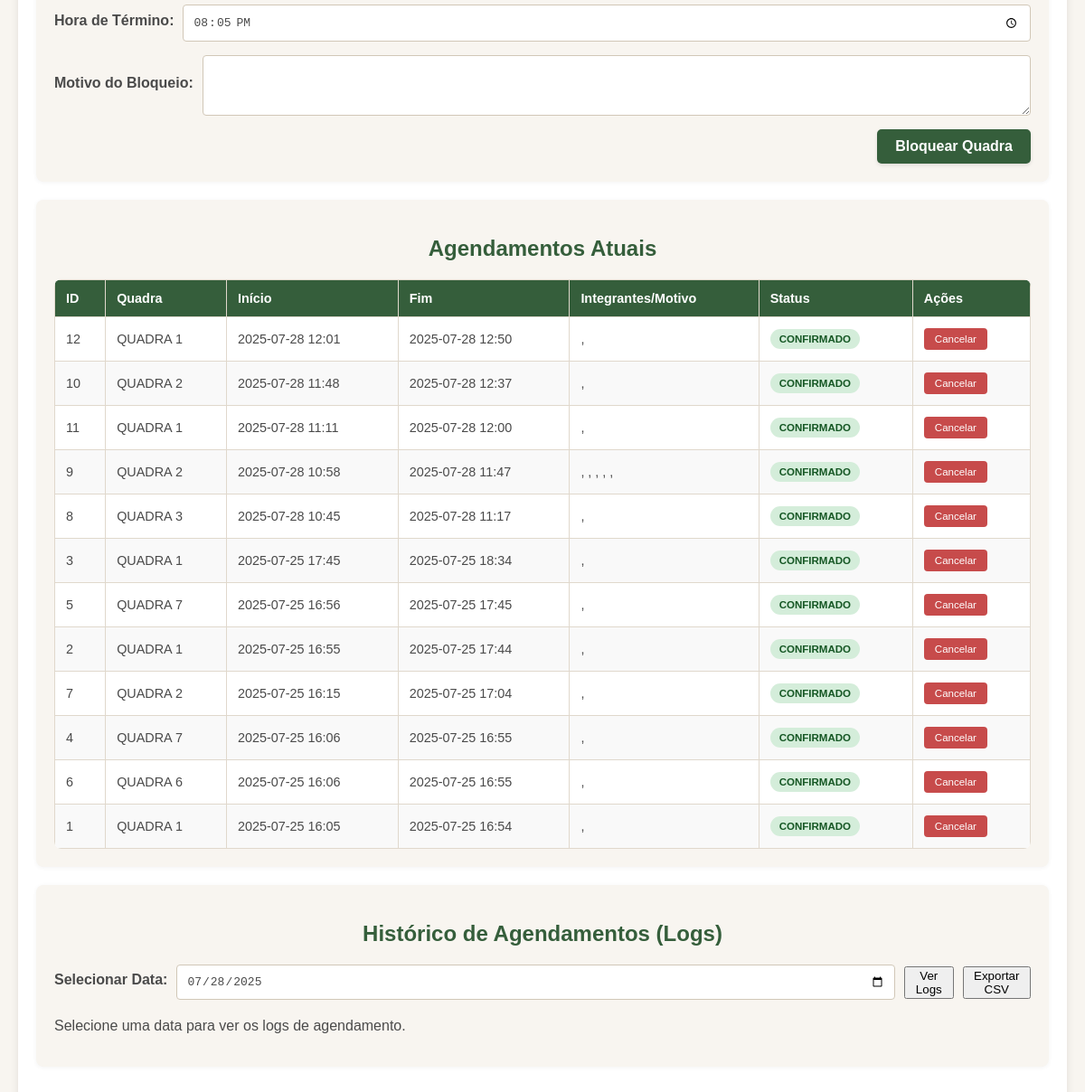
Page /admin (signed in, lower part) on the earlier database version.
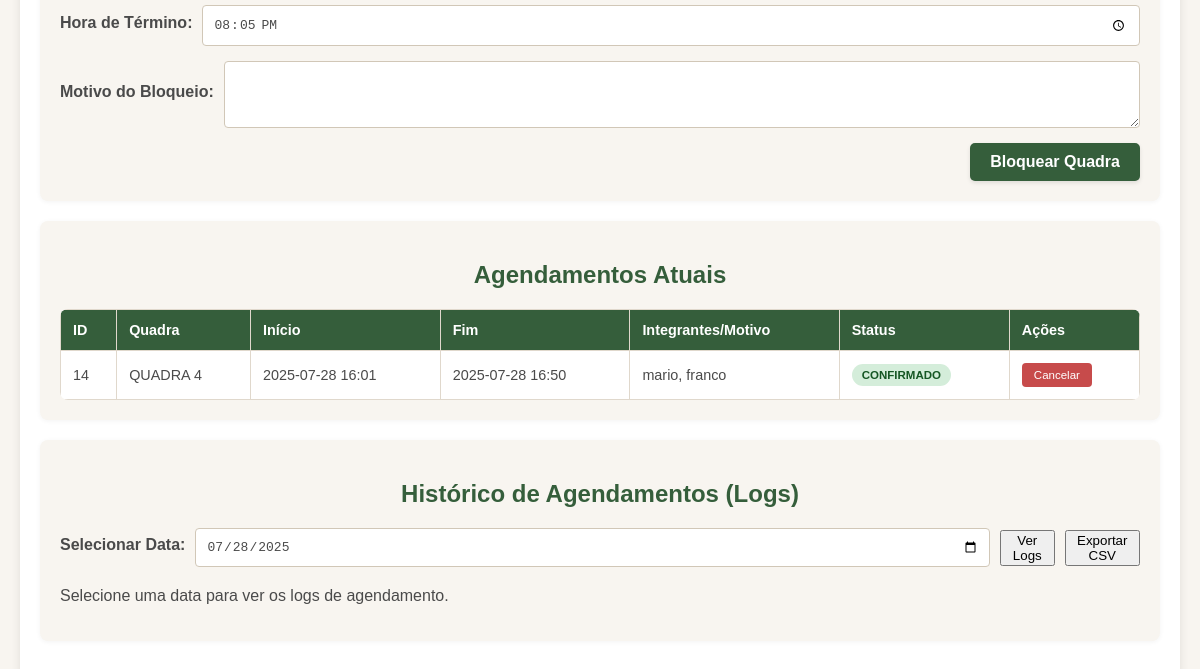
Same page on the later database version.
### tables this page shows
CREATE TABLE bookings (
            id INTEGER PRIMARY KEY AUTOINCREMENT,
            courtId TEXT NOT NULL,
            startTime TEXT NOT NULL,
            endTime TEXT NOT NULL,
            players TEXT NOT NULL, -- Armazenado como JSON string
            status TEXT NOT NULL,
            bookedBy TEXT,
            isBlockBooking INTEGER NOT NULL, -- 0 para False, 1 para True
            blockBookingReason TEXT,
            createdAt TEXT NOT NULL
        );

### app.py (the view, shortened to what this page needs)
@app.route('/admin', methods=['GET', 'POST'])
@login_required
@role_required(['admin', 'semi-admin']) # Semi-admin pode acessar o painel de administração
def admin_panel():
    settings = get_settings_db()
    all_bookings = get_bookings_db()
    all_bookings.sort(key=lambda x: x['startTime'], reverse=True) # Mais recente primeiro
    all_users = get_all_users()
    courts = [f"QUADRA {i + 1}" for i in range(7)]
    current_date = datetime.now().strftime('%Y-%m-%d')
    current_time = datetime.now().strftime('%H:%M')
    one_hour_later = (datetime.now() + timedelta(hours=1)).strftime('%H:%M')
    return render_template('admin.html', settings=settings, bookings=all_bookings, courts=courts,
                           current_date=current_date, current_time=current_time, one_hour_later=one_hour_later, all_users=all_users)

### app.py (called while the page is built)
def get_db():
    if 'db' not in g:
        g.db = sqlite3.connect(DB_FILE, check_same_thread=False)
        g.db.row_factory = sqlite3.Row # Configura o cursor para retornar linhas como objetos Row
    return g.db

def get_user_by_id(user_id):
    conn = get_db()
    cursor = conn.cursor()
    cursor.execute("SELECT id, username, password_hash, role FROM users WHERE id = ?", (user_id,))
    return cursor.fetchone()

def get_all_users():
    conn = get_db()
    cursor = conn.cursor()
    cursor.execute("SELECT id, username, role FROM users ORDER BY username ASC")
    return cursor.fetchall()

def get_settings_db():
    conn = get_db()
    cursor = conn.cursor()
    cursor.execute("SELECT value FROM settings WHERE key = 'bookingDurationMinutes'")
    result = cursor.fetchone()
    return {"bookingDurationMinutes": int(result[0])} if result else {"bookingDurationMinutes": 50}

@app.before_request
def load_logged_in_user():
    user_id = session.get('user_id')
    if user_id is None:
        g.user = None
    else:
        g.user = get_user_by_id(user_id)

### templates/admin.html (shortened to what the changed rows need)
<!DOCTYPE html>
<html lang="pt-BR">
<head>
</head>
<body>
    <div class="container">
        <div class="section-card">
            <h2>Agendamentos Atuais</h2>
            {% if bookings %}
            <table>
                <thead>
                    <tr>
                        <th>ID</th>
                        <th>Quadra</th>
                        <th>Início</th>
                        <th>Fim</th>
                        <th>Integrantes/Motivo</th>
                        <th>Status</th>
                        <th>Ações</th>
                    </tr>
                </thead>
                <tbody>
                    {% for booking in bookings %}
                    <tr>
                        <td>{{ booking.id }}</td>
                        <td>{{ booking.courtId }}</td>
                        <td>{{ booking.startTime.strftime('%Y-%m-%d %H:%M') }}</td>
                        <td>{{ booking.endTime.strftime('%Y-%m-%d %H:%M') }}</td>
                        <td>
                            {% if booking.isBlockBooking %}
                                {{ booking.blockBookingReason }}
                            {% else %}
                                {{ booking.players | map(attribute='name') | join(', ') }}
                            {% endif %}
                        </td>
                        <td>
                            <span class="status-tag
                                {% if booking.isBlockBooking %}status-block-booking
                                {% elif booking.status == 'confirmed' %}status-confirmed
                                {% elif booking.status == 'playing' %}status-playing
                                {% elif booking.status == 'provisional' %}status-alert-yellow
                                {% endif %}">
                                {% if booking.isBlockBooking %}BLOQUEADO
                                {% elif booking.status == 'confirmed' %}CONFIRMADO
                                {% elif booking.status == 'playing' %}EM JOGO
                                {% elif booking.status == 'provisional' %}PROVISÓRIO
                                {% endif %}
                            </span>
                        </td>
                        <td>
                            <form action="{{ url_for('admin_panel') }}" method="post" style="display:inline-block;">
                                <button type="submit" name="cancel_booking" class="action-button-table delete">Cancelar</button>
                            </form>
                        </td>
                    </tr>
                    {% endfor %}
                </tbody>
            </table>
            {% else %}
            <p>Nenhum agendamento encontrado.</p>
            {% endif %}
        </div>
        <div class="section-card">
            <h2>Histórico de Agendamentos (Logs)</h2>
        </div>
    </div>
</body>
</html>

Differences in the rows shown:
removed bookings: id "12", courtId "QUADRA 1", startTime "2025-07-28 12:01", endTime "2025-07-28 12:50", players|map ",", isBlockBooking "CONFIRMADO"
removed bookings: id "10", courtId "QUADRA 2", startTime "2025-07-28 11:48", endTime "2025-07-28 12:37", players|map ",", isBlockBooking "CONFIRMADO"
removed bookings: id "11", courtId "QUADRA 1", startTime "2025-07-28 11:11", endTime "2025-07-28 12:00", players|map ",", isBlockBooking "CONFIRMADO"
removed bookings: id "9", courtId "QUADRA 2", startTime "2025-07-28 10:58", endTime "2025-07-28 11:47", players|map ", , , , ,", isBlockBooking "CONFIRMADO"
removed bookings: id "8", courtId "QUADRA 3", startTime "2025-07-28 10:45", endTime "2025-07-28 11:17", players|map ",", isBlockBooking "CONFIRMADO"
removed bookings: id "3", courtId "QUADRA 1", startTime "2025-07-25 17:45", endTime "2025-07-25 18:34", players|map ",", isBlockBooking "CONFIRMADO"
removed bookings: id "5", courtId "QUADRA 7", startTime "2025-07-25 16:56", endTime "2025-07-25 17:45", players|map ",", isBlockBooking "CONFIRMADO"
removed bookings: id "2", courtId "QUADRA 1", startTime "2025-07-25 16:55", endTime "2025-07-25 17:44", players|map ",", isBlockBooking "CONFIRMADO"
removed bookings: id "7", courtId "QUADRA 2", startTime "2025-07-25 16:15", endTime "2025-07-25 17:04", players|map ",", isBlockBooking "CONFIRMADO"
removed bookings: id "4", courtId "QUADRA 7", startTime "2025-07-25 16:06", endTime "2025-07-25 16:55", players|map ",", isBlockBooking "CONFIRMADO"
removed bookings: id "6", courtId "QUADRA 6", startTime "2025-07-25 16:06", endTime "2025-07-25 16:55", players|map ",", isBlockBooking "CONFIRMADO"
removed bookings: id "1", courtId "QUADRA 1", startTime "2025-07-25 16:05", endTime "2025-07-25 16:54", players|map ",", isBlockBooking "CONFIRMADO"
added bookings: id "14", courtId "QUADRA 4", startTime "2025-07-28 16:01", endTime "2025-07-28 16:50", players|map "mario, franco", isBlockBooking "CONFIRMADO"
